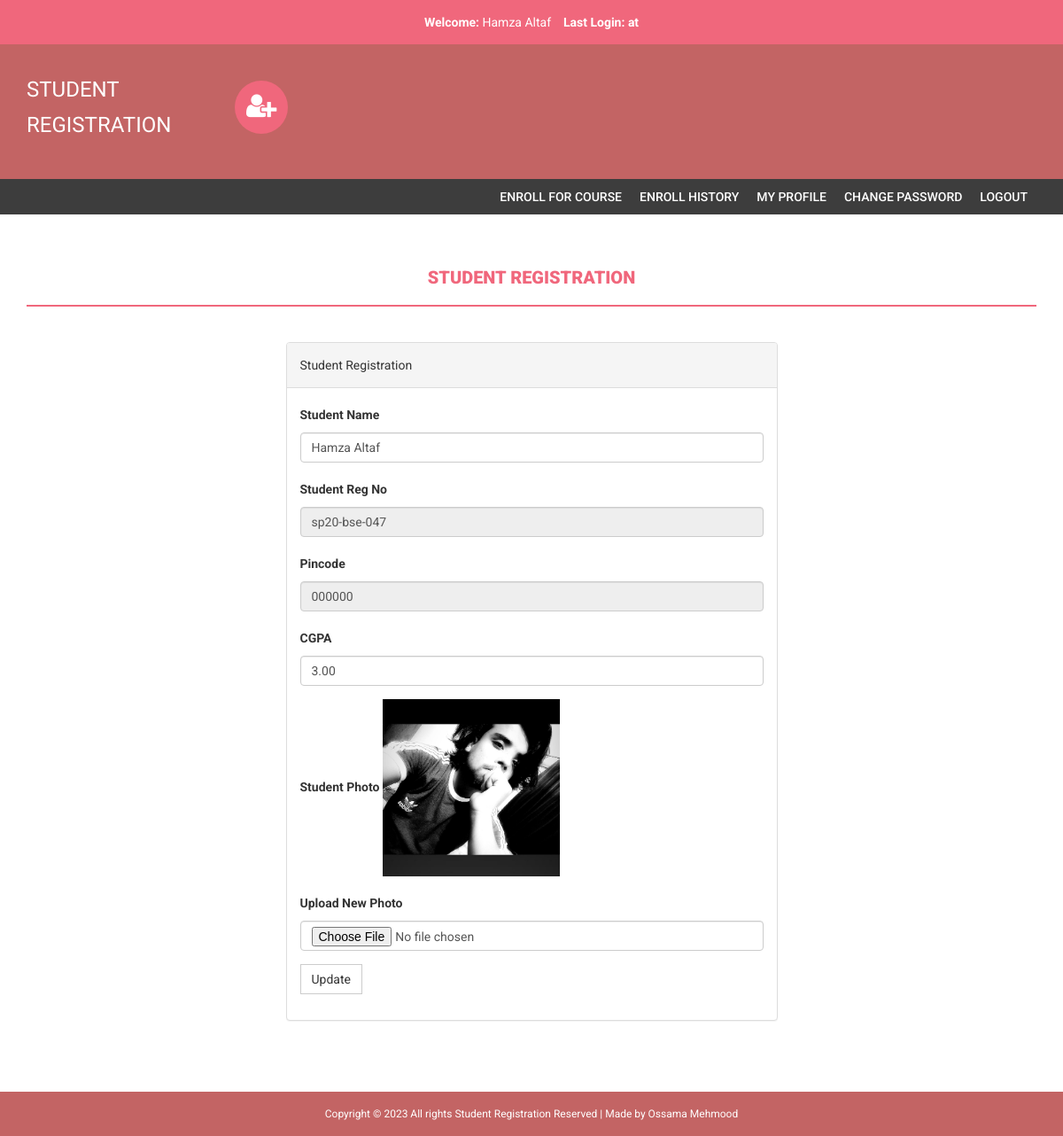
The app's page /my-profile.php (signed in) with its own data.
### tables this page shows
CREATE TABLE `students` (
  `StudentRegno` varchar(255) NOT NULL,
  `studentPhoto` varchar(255) DEFAULT NULL,
  `password` varchar(255) NOT NULL,
  `studentName` varchar(255) NOT NULL,
  `pincode` varchar(255) NOT NULL,
  `session` varchar(255) NOT NULL,
  `department` varchar(255) NOT NULL,
  `semester` varchar(255) NOT NULL,
  `cgpa` decimal(10,2) NOT NULL,
  `creationdate` timestamp NOT NULL DEFAULT current_timestamp(),
  `updationDate` varchar(255) NOT NULL
);

### my-profile.php (the view, shortened to what this page needs)
<?php
if(strlen($_SESSION['login'])==0)
    {
header('location:index.php');
}
else{
?>
<!DOCTYPE html>
<html xmlns="http://www.w3.org/1999/xhtml">
<head>
    <link href="assets/css/bootstrap.css" rel="stylesheet" />
    <link href="assets/css/font-awesome.css" rel="stylesheet" />
    <link href="assets/css/style.css" rel="stylesheet" />
</head>
<body>
<?php include('includes/header.php');?>
<?php if($_SESSION['login']!="")
{
 include('includes/menubar.php');
}
 ?>
    <div class="content-wrapper">
        <div class="container">
              <div class="row">
                    <div class="col-md-12">
                        <h1 class="page-head-line">Student Registration  </h1>
                    </div>
                </div>
                <div class="row" >
                  <div class="col-md-3"></div>
                    <div class="col-md-6">
                        <div class="panel panel-default">
                        <div class="panel-heading">
                          Student Registration
                        </div>
<?php $sql=mysqli_query($bd, "select * from students where StudentRegno='".$_SESSION['login']."'");
while($row=mysqli_fetch_array($sql))
{ ?>
                        <div class="panel-body">
                       <form name="dept" method="post" enctype="multipart/form-data">
   <div class="form-group">
    <label for="studentname">Student Name  </label>
    <input type="text" class="form-control" id="studentname" name="studentname" value="<?php echo htmlentities($row['studentName']);?>"  />
  </div>
 <div class="form-group">
    <label for="studentregno">Student Reg No   </label>
    <input type="text" class="form-control" id="studentregno" name="studentregno" value="<?php echo htmlentities($row['StudentRegno']);?>"  placeholder="Student Reg no" readonly />
  </div>
<div class="form-group">
    <label for="Pincode">Pincode  </label>
    <input type="text" class="form-control" id="Pincode" name="Pincode" readonly value="<?php echo htmlentities($row['pincode']);?>" required />
  </div>
<div class="form-group">
    <label for="CGPA">CGPA  </label>
    <input type="text" class="form-control" id="cgpa" name="cgpa"  value="<?php echo htmlentities($row['cgpa']);?>" required />
  </div>
<div class="form-group">
    <label for="Pincode">Student Photo  </label>
   <?php if($row['studentPhoto']==""){ ?>
   <img src="studentphoto/noimage.png" width="200" height="200"><?php } else {?>
   <img src="studentphoto/<?php echo htmlentities($row['studentPhoto']);?>" width="200" height="200">
   <?php } ?>
  </div>
<div class="form-group">
    <label for="Pincode">Upload New Photo  </label>
    <input type="file" class="form-control" id="photo" name="photo"  value="<?php echo htmlentities($row['studentPhoto']);?>" />
  </div>
  <?php } ?>
 <button type="submit" name="submit" id="submit" class="btn btn-default">Update</button>
</form>
                            </div>
                            </div>
                    </div>
                </div>
            </div>
        </div>
  <?php include('includes/footer.php');?>
</body>
</html>
<?php } ?>

### assets/css/style.css (style rules this page uses)
body { font-family: 'Roboto', sans-serif; line-height: 30px; }
.content-wrapper { margin-top: 40px; min-height: 600px; padding-bottom: 60px; }
.page-head-line { font-weight: 900; padding-bottom: 20px; border-bottom: 2px solid #F0677C; text-transform: uppercase; color: #F0677C; font-size: 20px; margin-bottom: 40px; }
.btn { border-radius: 0px; -webkit-border-radius: 0px; -moz-border-radius: 0px; }

### includes/footer.php (style rules this page uses)
.col-md-12 { text-align: center; }

### records on screen
students: studentname "Hamza Altaf", studentregno "sp20-bse-047", Pincode "000000", cgpa "3.00", studentPhoto (picture)

### other values on screen
$_SESSION['sname'] "Hamza Altaf"
